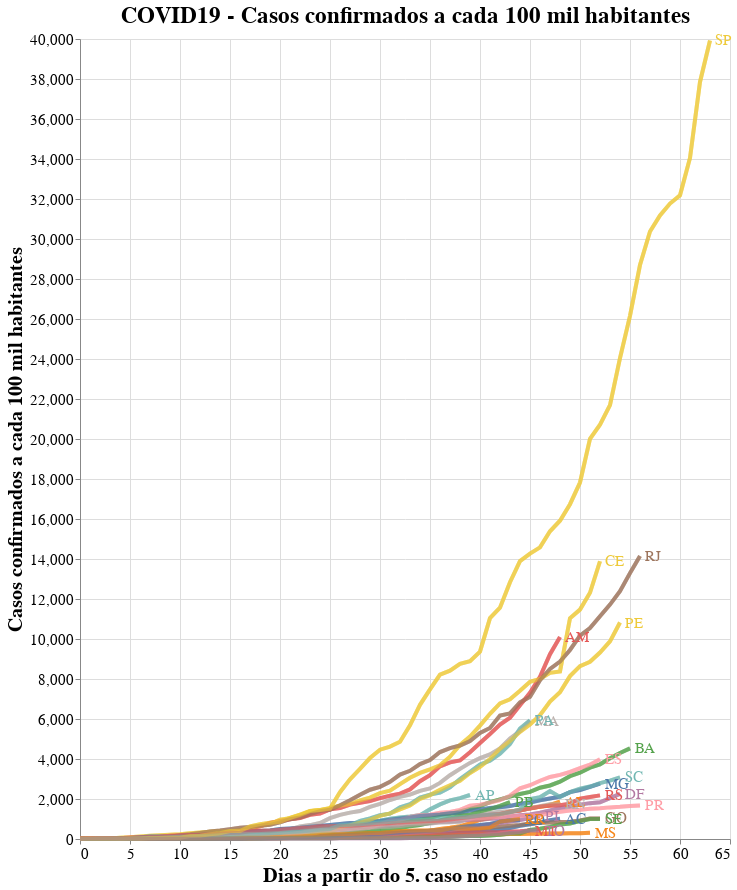

Notebook code cell kept with this figure:
### Code cell
# Mortes por habitantes

# Base altair plot 
basepop = alt.Chart(cases_long, title="COVID19 - Casos confirmados a cada 100 mil habitantes").mark_line(strokeWidth=4, opacity=0.7).encode(
    x=alt.X('Day'),
    y=alt.Y('confirmed'),
    color=alt.Color('state', legend=None),
).properties(
    width=650,
    height=800
)

# Chart
chartpop = basepop.encode(
  color=alt.condition(selection, 'state:N', alt.value('lightgray')),
  tooltip=['state:N', 'yearmonthdate(Date):N', 'confirmed:N']
).add_selection(
  selection
)

# Overlay
overlaypop = basepop.encode(
  color='state',
  opacity=alt.value(0.5),
).transform_filter(
  selection
)

# Text labels
textpop = basepop.mark_text(
    align='left',
    dx=5,
    size=15
).encode(
    x=alt.X('Day', aggregate='max',  axis=alt.Axis(title='Dias a partir do 5. caso no estado')),
    y=alt.Y('confirmed', aggregate={'argmax': 'Day'}, axis=alt.Axis(title='Casos confirmados a cada 100 mil habitantes')),
    text='state'
).transform_filter(
    selection
)

# Sum em up!
alt.layer(chartpop + overlaypop + textpop).configure_axis(
    labelFontSize=15,
    titleFontSize=20
).configure_title(
    fontSize=23
)

### Figure 1 — Vega-Lite specification as saved in the notebook (floating-point values rounded to 4 significant figures; data arrays with more than 128 entries replaced by an {"elided": "..."} marker saying what was removed)
{"config": {"view": {"continuousWidth": 400, "continuousHeight": 300}, "axis": {"labelFontSize": 15, "titleFontSize": 20}, "title": {"fontSize": 23}}, "layer": [{"layer": [{"mark": {"type": "line", "opacity": 0.7, "strokeWidth": 4}, "encoding": {"color": {"condition": {"type": "nominal", "field": "state", "selection": "selector001"}, "value": "lightgray"}, "tooltip": [{"type": "nominal", "field": "state"}, {"type": "nominal", "field": "Date", "timeUnit": "yearmonthdate"}, {"type": "nominal", "field": "confirmed"}], "x": {"type": "quantitative", "field": "Day"}, "y": {"type": "quantitative", "field": "confirmed"}}, "height": 800, "selection": {"selector001": {"type": "single", "fields": ["state"]}}, "title": "COVID19 - Casos confirmados a cada 100 mil habitantes", "width": 650}, {"mark": {"type": "line", "opacity": 0.7, "strokeWidth": 4}, "encoding": {"color": {"type": "nominal", "field": "state"}, "opacity": {"value": 0.5}, "x": {"type": "quantitative", "field": "Day"}, "y": {"type": "quantitative", "field": "confirmed"}}, "height": 800, "title": "COVID19 - Casos confirmados a cada 100 mil habitantes", "transform": [{"filter": {"selection": "selector001"}}], "width": 650}, {"mark": {"type": "text", "align": "left", "dx": 5, "size": 15}, "encoding": {"color": {"type": "nominal", "field": "state", "legend": null}, "text": {"type": "nominal", "field": "state"}, "x": {"type": "quantitative", "aggregate": "max", "axis": {"title": "Dias a partir do 5. caso no estado"}, "field": "Day"}, "y": {"type": "quantitative", "aggregate": {"argmax": "Day"}, "axis": {"title": "Casos confirmados a cada 100 mil habitantes"}, "field": "confirmed"}}, "height": 800, "title": "COVID19 - Casos confirmados a cada 100 mil habitantes", "transform": [{"filter": {"selection": "selector001"}}], "width": 650}]}], "data": {"name": "data-cafa197cd175299b1fb1123768a6a1db"}, "$schema": "https://vega.github.io/schema/vega-lite/v4.8.1.json", "datasets": {"data-cafa197cd175299b1fb1123768a6a1db": {"elided": "1371 records"}}}
